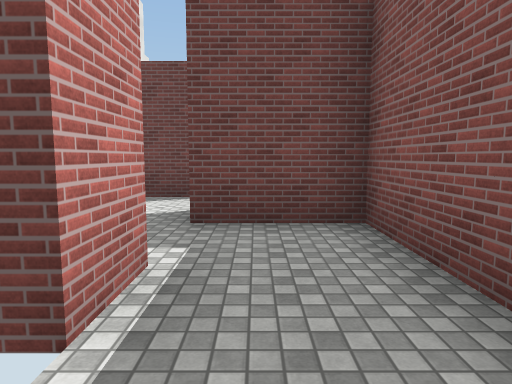
View 1 (above)

24 first-person views from a walk through a scene from a Unity 3-D project. The camera is 1.5 m above the floor, tilts 6° down and sees 75° across. The floor is counted in squares, 2 m on a side. Each view is taken from the middle of a square. On the plan, view 1 faces up. The plan holds only what a view shows up to about 11 squares ahead; the rest is blank. The place goes on beyond the plan. The player character is not drawn. Surface patterns are stand-ins for the level's own textures.

View 2
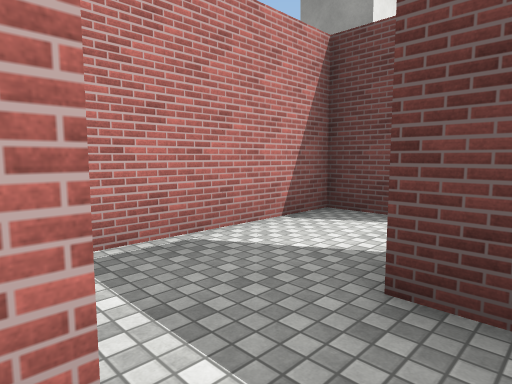

View 3
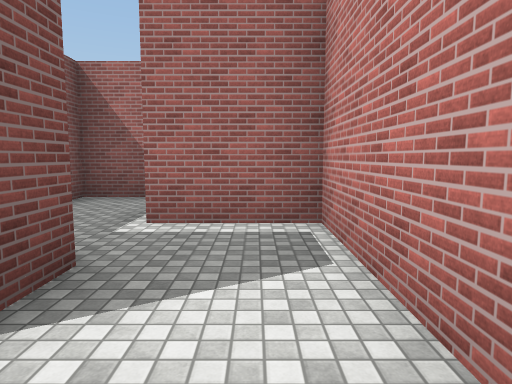

View 4
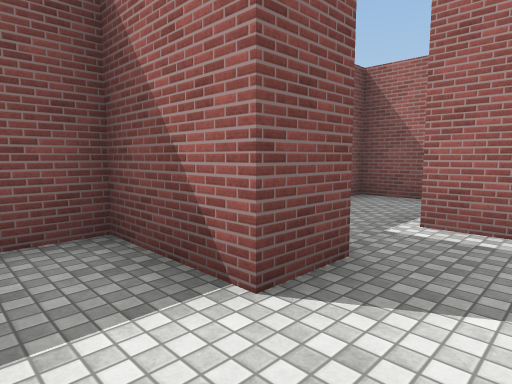

View 5
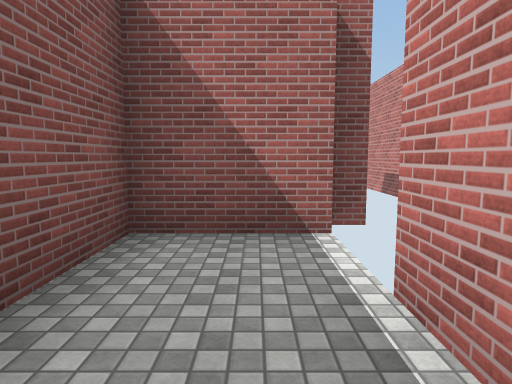

View 6
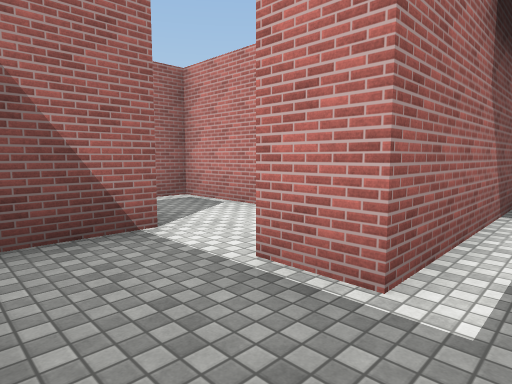

View 7
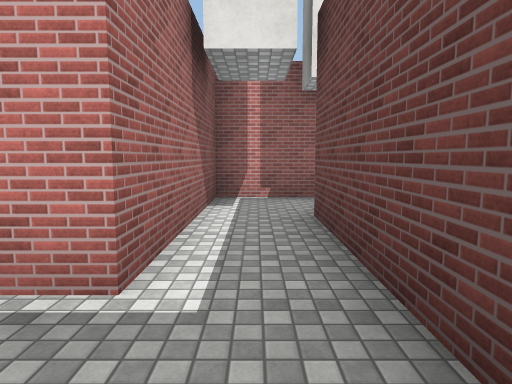

View 8
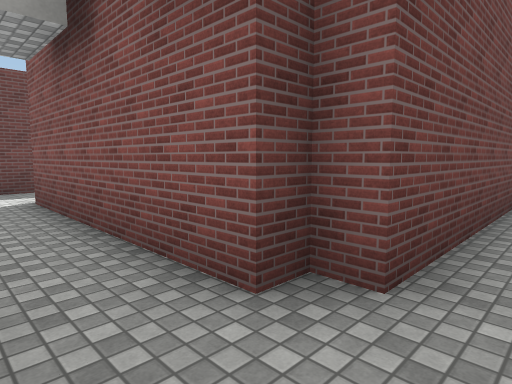

View 9
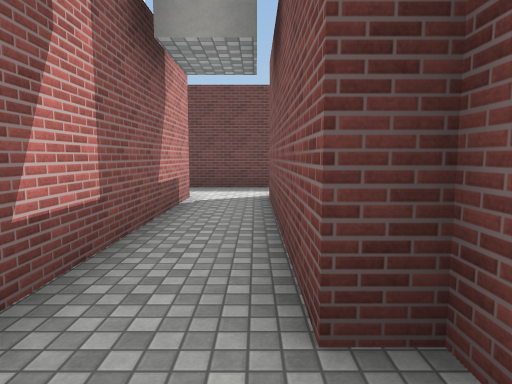

View 10
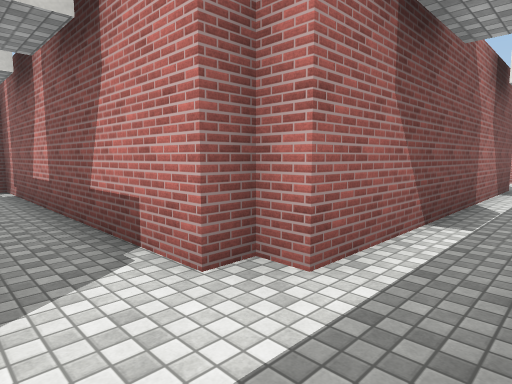

View 11
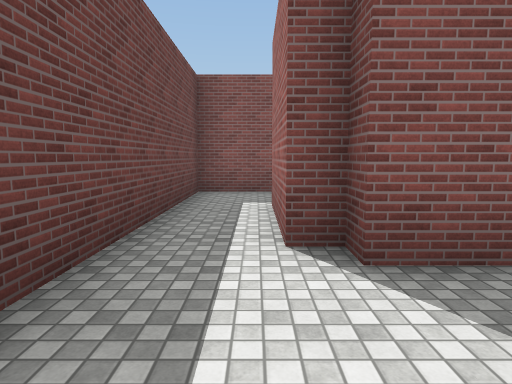

View 12
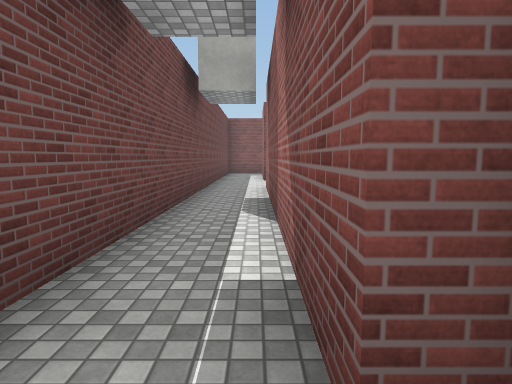

View 13
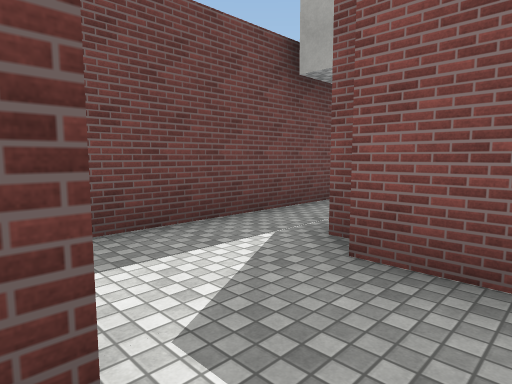

View 14
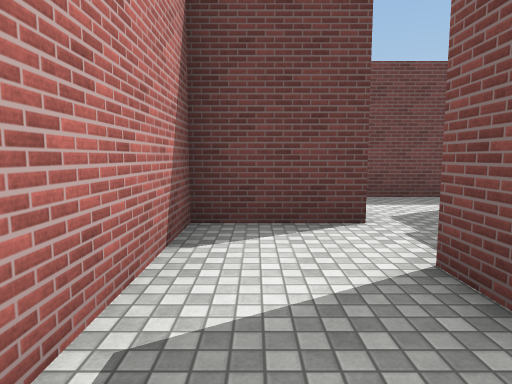

View 15
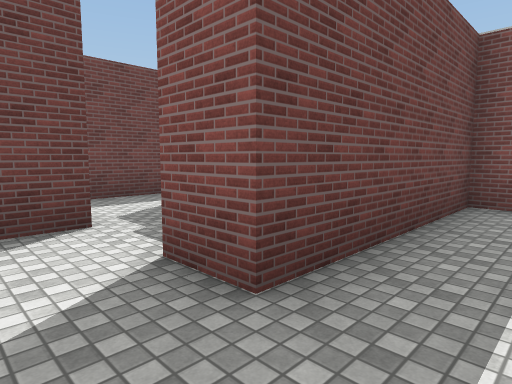

View 16
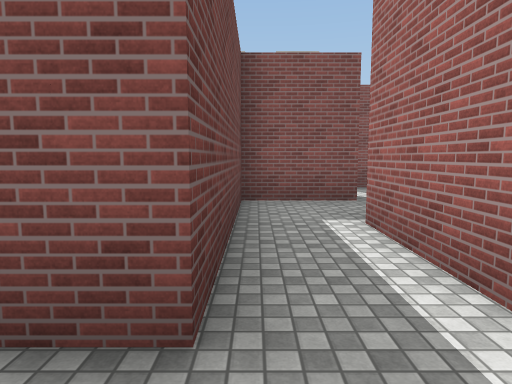

View 17
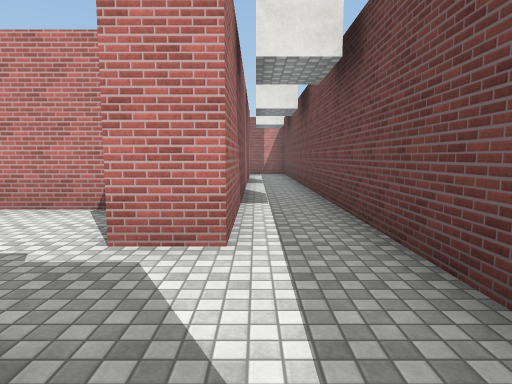

View 18
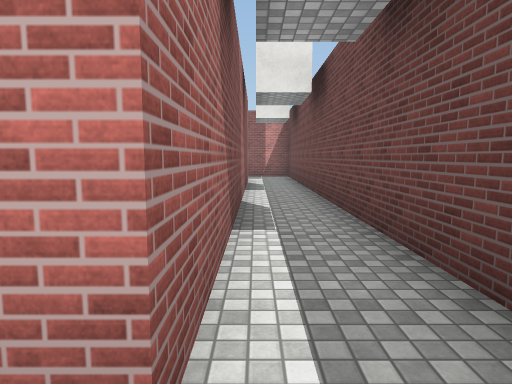

View 19
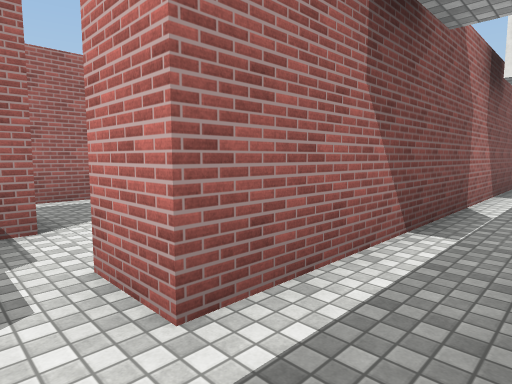

View 20
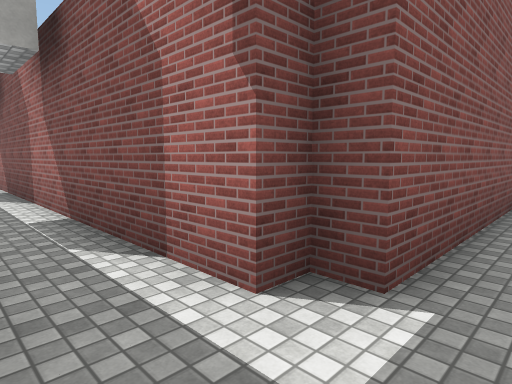

View 21
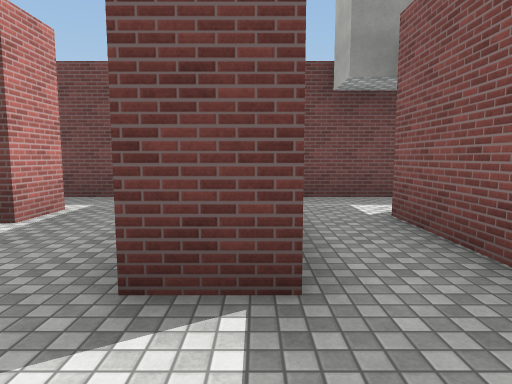

View 22
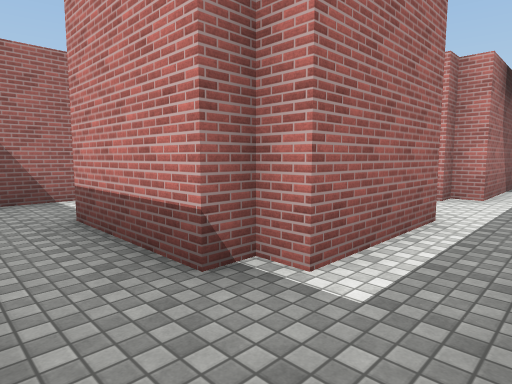

View 23
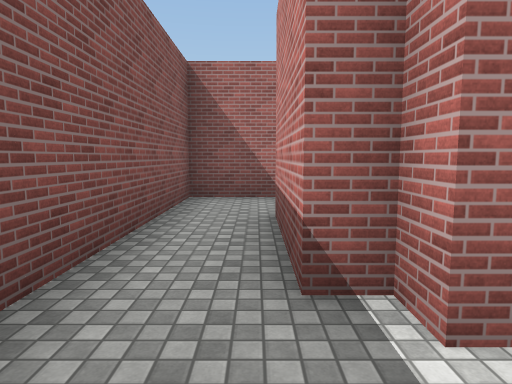

View 24
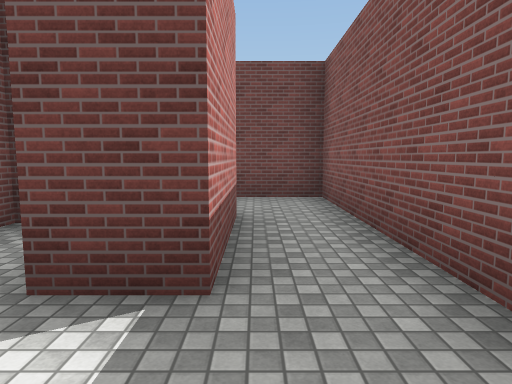

### Floor plan
Ten units are one square. View 1 is at (0, 0); x grows to the right and y downward. Boxes are objects, and circles mark ways between rooms. Rooms are numbered by the first view taken in them; rooms with no view inside come last. Other rooms are left out.
<svg viewBox="-300 -167 317 175">
<path fill="none" stroke="#000" d="M-9 3 12 3 12 -38 -8 -38M-28 -34 -28 -22 -8 -22 -8 -12M-8 -38 -8 -48 12 -48 12 -56M-11 -63 -28 -63 -28 -34M-132 -148 -58 -148 -58 -143 -52 -143 -52 -73 -8 -73 -8 -62M-9 -97 12 -97 12 -162 -271 -162M9 -88 -32 -88 -32 -92 -37 -92 -37 -143 -32 -143 -32 -148 -8 -148 -8 -143 -3 -143 -3 -117 -12 -117M-262 -101 -262 -143 -258 -143 -258 -148 -158 -148M-158 -148 -158 -137 -177 -137 -177 -109M-157 -112 -157 -123 -154 -123M-137 -132 -137 -142M-112 -91 -112 -112 -157 -112M-171 -97 -132 -97M-276 -117 -288 -117"/>
<circle cx="-15" cy="-40" r="3" fill="#2a7"/>
<circle cx="5" cy="-70" r="3" fill="#2a7"/>
<circle cx="-145" cy="-140" r="3" fill="#2a7"/>
<circle cx="-280" cy="-105" r="3" fill="#2a7"/>
<circle cx="-165" cy="-120" r="3" fill="#2a7"/>
<text x="0" y="-20">1</text>
<text x="-10" y="-50">2</text>
<text x="-100" y="-150">3</text>
<text x="-160" y="-130">4</text>
<text x="-140" y="-100">5</text>
<text x="-290" y="-110">6</text>
</svg>
Room 1 opens to room 2. Room 2 opens to room 3. Room 3 opens to room 4. Room 3 opens to room 6. Room 4 opens to room 5.

Where each view was taken, in squares from view 1:
view 1: 0 up, 0 right, facing up
view 2: 2 up, 0 right, facing up-left
view 3: 6 up, 2 left, facing down
view 4: 6 up, 2 left, facing down-right
view 5: 3 up, 0 right, facing down
view 6: 8 up, 1 right, facing down-left
view 7: 8 up, 1 right, facing left
view 8: 8 up, 5 left, facing up-right
view 9: 8 up, 4 left, facing up
view 10: 16 up, 4 left, facing down-left
view 11: 15 up, 6 left, facing right
view 12: 15 up, 14 left, facing right
view 13: 13 up, 16 left, facing up-right
view 14: 10 up, 17 left, facing up
view 15: 10 up, 17 left, facing up-right
view 16: 11 up, 17 left, facing right
view 17: 15 up, 13 left, facing left
view 18: 15 up, 15 left, facing left
view 19: 16 up, 15 left, facing down-left
view 20: 16 up, 27 left, facing down-right
view 21: 10 up, 28 left, facing up
view 22: 16 up, 1 right, facing down-left
view 23: 16 up, 0 right, facing down
view 24: 10 up, 0 right, facing up
